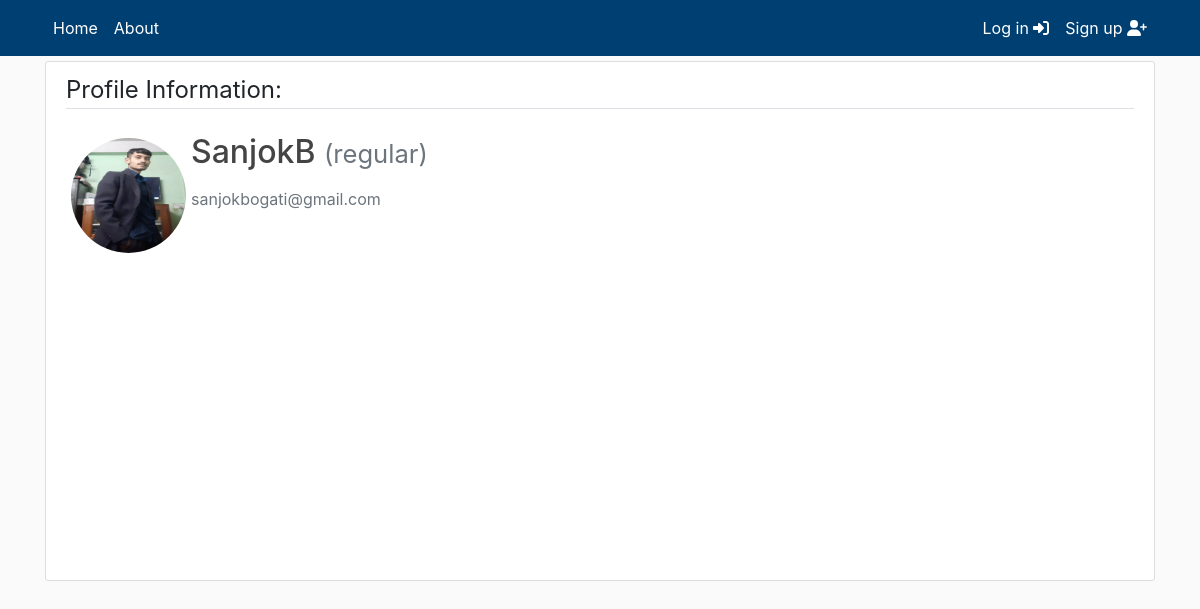
Before: /profile/SanjokB/ (signed in) with the older database file.
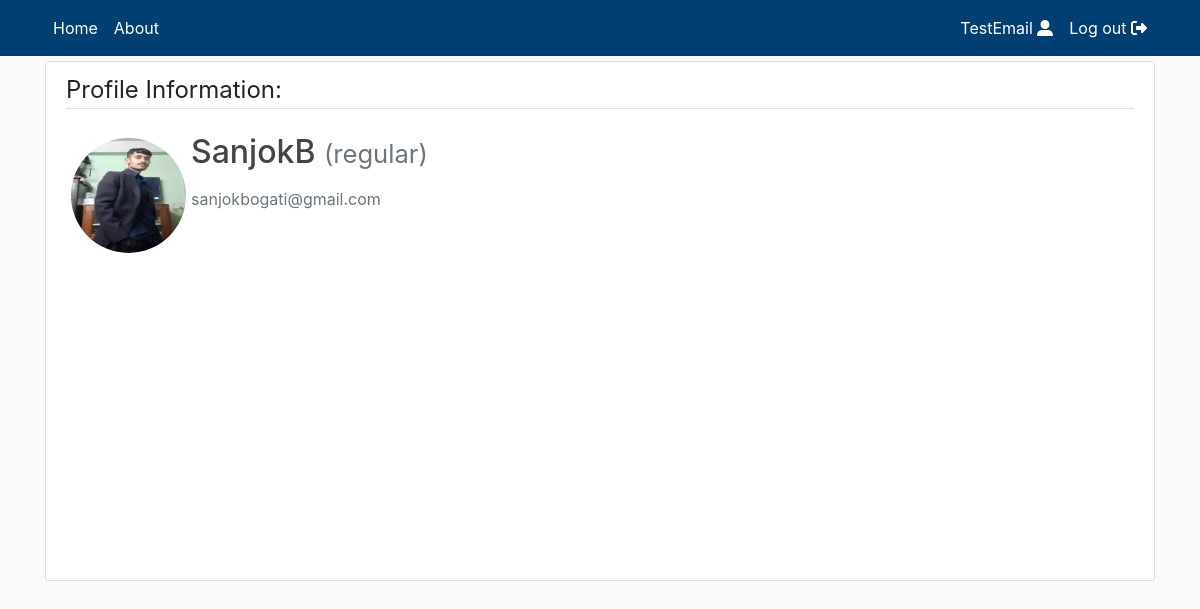
After: the same page with the newer database file.
### users/models.py (models this page shows, shortened)
class CustomUser(AbstractUser):
    def image_upload_to(self, instance=None):
        if instance:
            return os.path.join("Users", self.username, instance)
        return None
    STATUS = (
        ('regular', 'regular'),
        ('subscriber', 'subscriber'),
        ('moderator', 'moderator')
    )
    email = models.EmailField(unique=True)
    status = models.CharField(max_length=100, choices=STATUS, default='regular')
    description = models.TextField('Description', max_length=600, default='', blank=True)
    image = models.ImageField(default='default/user.jpg', upload_to=image_upload_to ,)

### users/views.py (the view, shortened to what this page needs)
# urls.py: path('profile/<username>/', views.profile, name='profile'),
def profile(request, username):
    user = get_user_model().objects.filter(username=username).first()
    if user:
        form = UserUpdateForm(instance=user)
        return render(
            request=request,
            template_name='users/profile.html',
            context={'form':form}
        )
    else:
        return redirect('homepage')

### users/templates/users/profile.html (shortened to what this page needs)
{% extends "main/header.html" %}
{% load crispy_forms_tags %}
{% block content %}
<div class="content-section col-lg-12 col-md-12 col-sm-12 tutorial-style" style="min-height:65vh;">
    <legend class="border-bottom mb-4">Profile Information:</legend>
    <form method="POST" enctype="multipart/form-data">
        <div class="media">
            {% if user.username == form.instance.username %}
                <input id="id_image" type="file" name="image" hidden/>
                <label for="id_image">
                    <img class="rounded-circle account-img profile-image"
                        style="cursor: pointer"
                        src="{{ form.instance.image.url }}"
                        title="Upload new image" />
                </label>
            {% else %}
                <img class="rounded-circle account-img profile-image", src="{{form.instance.image.url}}" />
            {% endif %}
            <div class="media-body">
                <h2 class="account-heading">{{ form.instance.username }}
                    <small class="text-muted">({{ form.instance.status }})</small>
                </h2>
                <p class="text-secondary">{{ form.instance.email }}</p>
            </div>
        </div>
    </form>
</div>
{% endblock content %}

### main/templates/main/includes/navbar.html (shortened to what this page needs)
<header class="site-header" style="margin-bottom: 5px">
    <nav class="navbar navbar-expand-md navbar-color">
        <div class="container">
            <div class="navbar-nav">
                <a class="nav-item nav-link" href="/">Home</a>
            </div>
            <div class="collapse navbar-collapse" id="navbarToggle">
                <div class="navbar-nav mr-auto">
                    <a class="nav-item nav-link" href="/">About</a>
                </div>
                <div class="navbar-nav">
                    {% if user.is_authenticated %}
                        <a class="nav-item nav-link" href="{% url 'profile' user.username %}">
                            {{user.username}} <i class="fas fa-user-alt"></i>
                        </a>
                        <a class="nav-item nav-link" href="{% url 'logout' %}">
                            Log out <i class="fas fa-sign-out-alt"></i>
                        </a>
                    {% else %}
                        <a class="nav-item nav-link" href="{% url 'login' %}">
                            Log in <i class="fas fa-sign-in-alt"></i>
                        </a>
                        <a class="nav-item nav-link" href="{% url 'register' %}">
                            Sign up <i class="fas fa-user-plus"></i>
                        </a>
                    {% endif %}
                </div>
            </div>
        </div>
    </nav>
</header>

Changed rows visible on the page:
now on this page (row edited): CustomUser: username "TestEmail"
changed CustomUser: is_active False → True (drawn)
Other visible differences:
text no longer shown: "Log in Sign up"
text now shown: "Log out"
